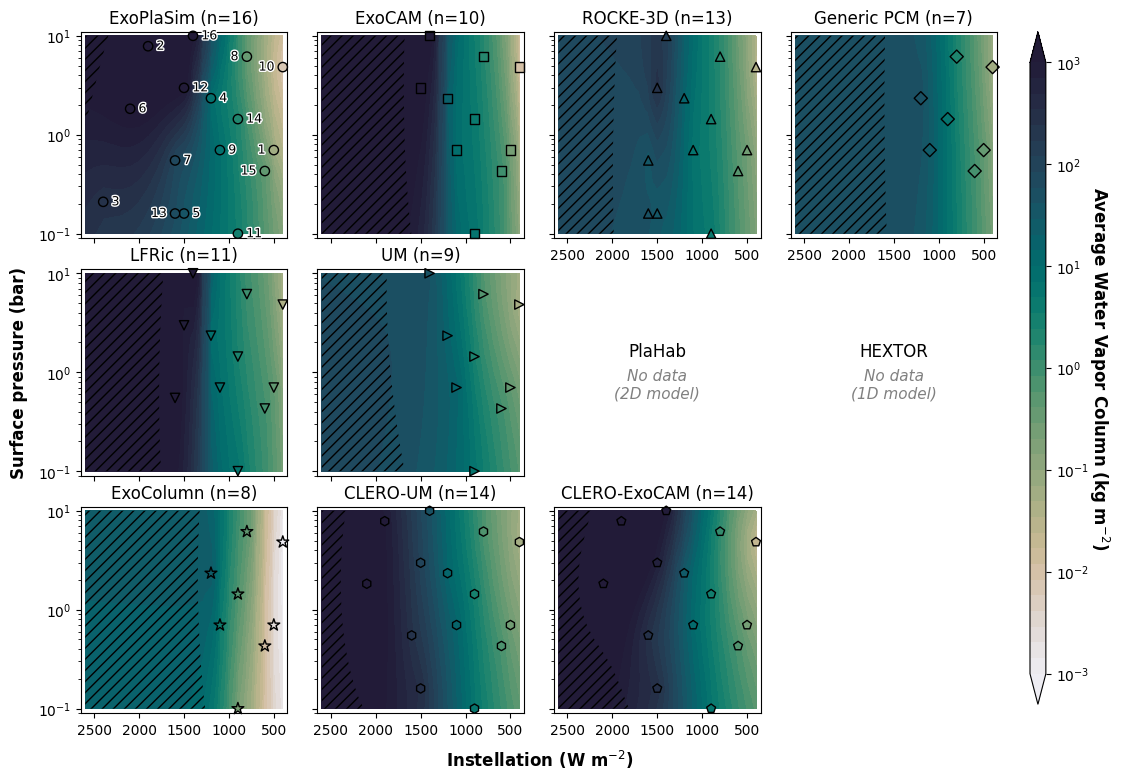

Write the Python code that produced this figure.
import sys
import numpy as np
import matplotlib.pyplot as plt
import matplotlib.colors as mcolors
import cmocean

from matplotlib.transforms import offset_copy
from matplotlib import patheffects
from pykrige.ok import OrdinaryKriging
from scipy import ndimage
from slide_halves import save_halves
import um_clero as uc

# Axis labels in bold, and set a little clear of the tick labels
plt.rcParams[ 'axes.labelweight' ] = 'bold'
plt.rcParams[ 'axes.labelpad' ]    = 8

# ─── Variable configuration ──────────────────────────────────────────────────
cm              = cmocean.cm.rain
contourmin      = 1.e-3
contourmax      = 1.e3
cinterval       = 40
sigma_threshold = 3.5       # log-units; hatch where kriging σ exceeds this
cbar_label      = 'Average Water Vapor Column (kg m$^{-2}$)'
cbar_ticks      = [ 1e-3, 1e-2, 1e-1, 1e0, 1e1, 1e2, 1e3 ]
# ─────────────────────────────────────────────────────────────────────────────

runaway   = 1.e4    # sentinel (kg m⁻²) for runaway/unavailable cases
fluxscale = 100

flux = np.arange( 400, 2700, 100 ) / fluxscale
pn2  = np.array( [ 0.10, 0.13, 0.16, 0.21, 0.26, 0.34, 0.43, 0.55, 0.70, 0.89, 1.13, 1.44, 1.83, 2.34, 2.98, 3.79, 4.83, 6.16, 7.85, 10.0 ] )

# QMC sequence 1 + sequence 2
flux1 = np.array( [ 500, 1900, 2400, 1200, 1500, 2100, 1600, 800, 1100, 400, 900, 1500, 1600, 900, 600, 1400 ] ) / fluxscale
pres1 = np.array( [ 0.70, 7.85, 0.21, 2.34, 0.16, 1.83, 0.55, 6.16, 0.70, 4.83, 0.10, 2.98, 0.16, 1.44, 0.43, 10.0 ] )

# Average Water Vapor Column (kg m⁻²)
# Generic PCM values are the Qmass column reported in samosa_gcm_output_case-N_OHT_off.dat,
# which confirms kg/m^2 as the common unit here.
plasim  = np.array( [ 0.059, 5113.363, 271.733, 7.509, 37.305, 1452.570, 76.876, 0.351, 7.048, 0.007, 3.042, 1258.514, 59.214, 1.955, 0.416, 1111.793 ] )
exocam  = np.array( [ 0.2335, runaway, runaway, 19.2138, runaway, runaway, runaway, 1.7490, 7.9707, 0.0102, 5.8914, 1430.7613, runaway, 4.2041, 0.9534, 1295.6428 ] )
rocke3d = np.array( [ 0.25980374, runaway, runaway, 14.9693165, 31.839989, runaway, 32.45563, 1.5794185, 5.687923, 0.031635746, 4.2059116, 271.75916, 46.070984, 2.964403, 0.52949935, 132.49808 ] )
# PlaHab: no water vapor data (2D model)
pcm       = np.array( [ 0.37484651163423993, 47.86514350558743, 2.1906175203429563, 25.650192288432617, 0.06080825624148188, 5.93210602524276, 0.8447688576786204 ] )
pcm_flux1 = np.array( [ 500, 1200, 800, 1100, 400, 900, 600 ] ) / fluxscale
pcm_pres1 = np.array( [ 0.70, 2.34, 6.16, 0.70, 4.83, 1.44, 0.43 ] )

lfric       = np.array( [ 0.41, 8.18, 1735.22, 1.01, 7.37, 0.04, 5.46, 829.15, 2.34, 0.86, 1863.11 ] )
lfric_flux1 = np.array( [ 500, 1200, 1600, 800, 1100, 400, 900, 1500, 900, 600, 1400 ] ) / fluxscale
lfric_pres1 = np.array( [ 0.70, 2.34, 0.55, 6.16, 0.70, 4.83, 0.10, 2.98, 1.44, 0.43, 10.00 ] )

# ExoColumn, cases 1, 4, 8, 9, 10, 11, 14, 15 (kg m^-2). It carries a vertical
# coordinate and prognostic water vapour, so unlike HEXTOR it reports a column.
exocolumn       = np.array( [ 0.00248419, 23.5491, 0.418244, 3.59523, 0.00097159, 0.199347, 0.591193, 0.0102235 ] )
exocolumn_flux1 = np.array( [ 500, 1200, 800, 1100, 400, 900, 900, 600 ] ) / fluxscale
exocolumn_pres1 = np.array( [ 0.70, 2.34, 6.16, 0.70, 4.83, 0.10, 1.44, 0.43 ] )

exocam_mask  = exocam  != runaway
rocke3d_mask = rocke3d != runaway

exocam_flux1  = flux1[ exocam_mask ];  exocam_pres1  = pres1[ exocam_mask ];  exocam_stable  = exocam[ exocam_mask ]
rocke3d_flux1 = flux1[ rocke3d_mask ]; rocke3d_pres1 = pres1[ rocke3d_mask ]; rocke3d_stable = rocke3d[ rocke3d_mask ]

# Each model's stable samples as ( instellation, pressure, water vapor column ),
# in panel order: by model class, ending with the two one-dimensional models.
# A model that reports no water vapor column is a string, drawn as a labelled
# empty panel.
MODELS = {
    'ExoPlaSim':   ( flux1,           pres1,           plasim         ),
    'ExoCAM':      ( exocam_flux1,    exocam_pres1,    exocam_stable  ),
    'ROCKE-3D':    ( rocke3d_flux1,   rocke3d_pres1,   rocke3d_stable ),
    'Generic PCM': ( pcm_flux1,       pcm_pres1,       pcm            ),
    'LFRic':       ( lfric_flux1,     lfric_pres1,     lfric          ),
    'UM':          ( uc.um_flux/fluxscale, uc.um_pres, uc.um_wv ),
    'PlaHab':      'No data\n(2D model)',
    'HEXTOR':      'No data\n(1D model)',
    'ExoColumn':   ( exocolumn_flux1, exocolumn_pres1, exocolumn      ),
    'CLERO-UM':     ( uc.clero_flux/fluxscale, uc.clero_pres, uc.clero_um_wv ),
    'CLERO-ExoCAM': ( uc.clero_flux/fluxscale, uc.clero_pres, uc.clero_exocam_wv ),
}

# With --common, every model is kriged from only the sample points at which all
# models with data reached a steady state, so the panels differ in the models
# and not in where each one was sampled. The set is computed rather than listed,
# so it follows the arrays above; it is Cases 1, 4, 8, 9, 10, 14 and 15, the
# same set as for surface temperature. The anisotropy ratios are left at the
# values fitted on each model's full set of cases.
#
# With --stacked, the full figure is drawn above the common-case one, each set
# under its own header and with its own colorbar, the common cases on a color
# range fitted to their samples.
COMMON  = '--common' in sys.argv
STACKED = '--stacked' in sys.argv
outname = 'fig_interpolation_watvap' + ( '_stacked' if STACKED else '_common' if COMMON else '' )

def _at( f, p, fs, ps ):
    return np.isclose( fs, f ) & np.isclose( ps, p )

def restrict_to_common( models ):
    with_data = [ m for m in models.values() if not isinstance( m, str ) ]
    common = np.array( [ all( _at( f, p, fs, ps ).any() for fs, ps, _ in with_data )
                         for f, p in zip( flux1, pres1 ) ] )
    cases  = ( np.where( common )[ 0 ] + 1 ).tolist()
    print( 'cases stable in every model with data:', cases )
    restricted = {}
    for name, model in models.items():
        if isinstance( model, str ):
            restricted[ name ] = model
            continue
        fs, ps, vals = model
        m = np.array( [ common[ _at( f, p, flux1, pres1 ) ].any() for f, p in zip( fs, ps ) ] )
        restricted[ name ] = ( fs[ m ], ps[ m ], vals[ m ] )
    return restricted, cases

# A view is the grid a set of panels is kriged on, its axis limits, its color
# range, and whether it is hatched where the kriging σ is large. The full view
# covers the whole parameter space. The zoomed view, used for the common cases,
# is unhatched and spans only the instellation and pressure its samples cover,
# padded by 50 W/m2 and 10% as the full axes are, since beyond that the kriging
# merely carries the edge values outward. It is kriged on a finer grid so the
# contours stay smooth; the normalization below still uses the full grid, which
# the anisotropy ratios were fitted on.
def full_view():
    return dict( flux_grid=flux, pres_grid=pn2, hatch=True, plain_ticks=False,
                 xlim=[ max( flux*fluxscale ) + 50, min( flux*fluxscale ) - 50 ], xticks=[ 2500, 2000, 1500, 1000, 500 ],
                 ylim=[ min( pn2 )*0.9, max( pn2 )*1.1 ],
                 cmin=contourmin, cmax=contourmax, cticks=cbar_ticks )

# A color range fitted to the samples shown, rounded out to whole decades and
# ticked every decade, for a block that has a colorbar of its own
def fitted_colors( models ):
    vals_shown = np.concatenate( [ m[ 2 ] for m in models.values() if not isinstance( m, str ) ] )
    lo = int( np.floor( np.log10( vals_shown.min() ) ) )
    hi = int( np.ceil( np.log10( vals_shown.max() ) ) )
    return dict( cmin=10.0**lo, cmax=10.0**hi, cticks=[ 10.0**k for k in range( lo, hi + 1 ) ] )

def zoomed_view( models ):
    with_data = [ m for m in models.values() if not isinstance( m, str ) ]
    fs_shown  = np.concatenate( [ fs for fs, _, _ in with_data ] )
    ps_shown  = np.concatenate( [ ps for _, ps, _ in with_data ] )
    flux_grid = np.linspace( fs_shown.min() - 0.5, fs_shown.max() + 0.5, 41 )
    pres_grid = np.geomspace( ps_shown.min()*0.9, ps_shown.max()*1.1, 41 )
    return dict( flux_grid=flux_grid, pres_grid=pres_grid, hatch=False, plain_ticks=True,
                 xlim=[ max( flux_grid*fluxscale ), min( flux_grid*fluxscale ) ], xticks=[ 1100, 900, 700, 500 ],
                 ylim=[ min( pres_grid ), max( pres_grid ) ],
                 cmin=contourmin, cmax=contourmax, cticks=cbar_ticks )

# Each block is ( header, models, view ), drawn as rows of four panels. Stacked,
# each block has its own colorbar and the common cases get a fitted color
# range. Since 3x4 blocks (2026-10-09) the paper prints the two blocks as
# separate figures, so --common alone takes the fitted range as well.
if STACKED or COMMON:
    common_models, _ = restrict_to_common( MODELS )
    common_block = ( 'Common Cases',
                     common_models, zoomed_view( common_models ) )
    common_block[ 2 ].update( fitted_colors( common_models ) )
if STACKED:
    blocks = [ ( 'All Cases', MODELS, full_view() ), common_block ]
elif COMMON:
    blocks = [ common_block ]
else:
    blocks = [ ( None, MODELS, full_view() ) ]

# Kriging anisotropy, fitted per model by leave-one-out cross-validation in
# fit_anisotropy.py. pykrige scales the second coordinate, which here is
# normalized instellation, so a value of s means one unit of normalized
# instellation counts s times a unit of normalized log-pressure. Isotropic
# kriging (s = 1) asserts the two axes are equally informative, which is false
# for water vapor: rerun fit_anisotropy.py after any resubmission.
ANISO = {
    'ExoCAM':       10,
    'ROCKE-3D':     7,
    'ExoPlaSim':    3,
    'Generic PCM':  10,
    'LFRic':        10,
    'ExoColumn':    10,
    'UM':           4,
    'CLERO-UM':     4,
    'CLERO-ExoCAM': 2,
}

# Normalize both axes to [0, 1] for kriging so distance metric is balanced
log_pn2  = np.log( pn2 )
lpn2_min, lpn2_max = log_pn2.min(), log_pn2.max()
flux_min, flux_max = flux.min(), flux.max()

def norm_pres( p ):
    return ( np.log( p ) - lpn2_min ) / ( lpn2_max - lpn2_min )

def norm_flux( f ):
    return ( f - flux_min ) / ( flux_max - flux_min )

# The column spans more than six orders of magnitude, so it is kriged in log
# space and transformed back for plotting
def krige( name, fs, ps, vals, view ):
    OK = OrdinaryKriging(
        norm_pres( ps ),
        norm_flux( fs ),
        np.log( vals ),
        anisotropy_scaling=ANISO[ name ],
        variogram_model="linear",
        verbose=False,
        enable_plotting=False,
        exact_values=True,
    )
    return OK.execute( "grid", norm_pres( view[ 'pres_grid' ] ), norm_flux( view[ 'flux_grid' ] ) )

marker_edge = 'k'

# Each model's sample points take its marker from Figure 2 (fig_energy_balance.py),
# filled here by the simulated value rather than the model's color. The star is
# drawn larger so that it reads at the same weight as the other shapes, and no
# marker is clipped at the panel edge, where a cut shape would be hard to name.
MARKER = { 'ExoPlaSim': 'o', 'ExoCAM': 's', 'ROCKE-3D': '^', 'Generic PCM': 'D',
           'LFRic': 'v', 'PlaHab': 'P', 'HEXTOR': 'X', 'ExoColumn': '*',
           **{ name: st[ 'marker' ] for name, st in uc.STYLE.items() } }
MARKER_SIZE = { '*': 80 }

# Of the regions where σ exceeds the threshold, hatch only those reaching the
# highest instellation on the grid, as the temperature figure does. Every region
# presently reaches it, so nothing is dropped here; the rule is carried for the
# slivers that appear along the other panel edges, just past the outermost
# samples, once a resubmission steepens a variogram. The regions are 8-connected,
# so a dropped one never shares a grid cell with a kept one and zeroing it leaves
# the kept boundaries where they were.
def warm_edge_sigma( sigma ):
    regions, _ = ndimage.label( sigma > sigma_threshold, structure=np.ones( ( 3, 3 ) ) )
    dropped    = np.setdiff1d( regions, np.append( regions[ -1, : ], 0 ) )
    return np.where( np.isin( regions, dropped ), 0.0, sigma )

# ExoPlaSim is stable at all sixteen cases, so its panels carry the case numbers.
# Labels sit to the right of each marker, except where that would crowd a
# neighbor or run off the panel.
labeled_model = 'ExoPlaSim'
label_left    = { 1, 8, 10, 13, 15 }

def label_cases( ax, fs, ps ):
    for f, p in zip( fs, ps ):
        case = np.where( _at( f, p, flux1, pres1 ) )[ 0 ][ 0 ] + 1
        left = case in label_left
        ax.annotate( str( case ), ( f*fluxscale, p ), xytext=( -6 if left else 6, 0 ), textcoords='offset points',
                     ha='right' if left else 'left', va='center', fontsize=9,
                     path_effects=[ patheffects.withStroke( linewidth=2, foreground='w' ) ] )

def setup_panel( ax, title, view ):
    ax.set_title( title, fontsize=12 )
    ax.tick_params( axis='both', labelsize=10 )
    ax.set_yscale( 'log' )
    ax.set_xlim( view[ 'xlim' ] )
    ax.set_xticks( view[ 'xticks' ] )
    ax.set_ylim( view[ 'ylim' ] )
    ax.set_box_aspect( 1 )
    ax.apply_aspect()
    if view[ 'plain_ticks' ]:
        # Under a decade of pressure holds only one power of ten, so label plain values
        ax.set_yticks( [ 0.5, 1, 2, 5 ], labels=[ '0.5', '1', '2', '5' ] )
        ax.yaxis.set_minor_formatter( plt.NullFormatter() )

# The model name goes inside the empty slot rather than above it, where it
# would collide with the tick labels of the panel overhead
def draw_empty( ax, name, label ):
    ax.set_axis_off()
    ax.set_box_aspect( 1 )
    ax.apply_aspect()
    ax.text( 0.5, 0.56, name, ha='center', va='bottom', transform=ax.transAxes, fontsize=12 )
    ax.text( 0.5, 0.52, label, ha='center', va='top',
             transform=ax.transAxes, fontsize=11, style='italic', color='gray' )

def draw_panel( ax, name, fs, ps, vals, view ):
    z, var = krige( name, fs, ps, vals, view )
    xv, yv = np.meshgrid( view[ 'pres_grid' ], view[ 'flux_grid' ] )
    norm   = mcolors.LogNorm( vmin=view[ 'cmin' ], vmax=view[ 'cmax' ] )
    levels = np.logspace( np.log10( view[ 'cmin' ] ), np.log10( view[ 'cmax' ] ), cinterval )
    cf = ax.contourf( yv*fluxscale, xv, np.exp(z), cmap=cm, levels=levels, norm=norm, extend='both' )
    if view[ 'hatch' ]:
        ax.contourf( yv*fluxscale, xv, warm_edge_sigma( np.sqrt(var) ), levels=[sigma_threshold, 1e9], hatches=['///'], colors='none', alpha=0 )
    ax.scatter( fs*fluxscale, ps, c=vals, cmap=cm, norm=norm, marker=MARKER[ name ],
                s=MARKER_SIZE.get( MARKER[ name ], 45 ), edgecolors=marker_edge, clip_on=False )
    if name == labeled_model:
        label_cases( ax, fs, ps )
    setup_panel( ax, f'{name} (n={len(vals)})', view )
    return cf

def draw_block( axs, models, view ):
    cf = None
    for ax, ( name, model ) in zip( axs.flat, models.items() ):
        if isinstance( model, str ):
            draw_empty( ax, name, model )
        else:
            cf = draw_panel( ax, name, *model, view )
    for ax in axs.flat[ len( models ): ]:      # the unused twelfth slot
        ax.set_axis_off()
    return cf

# Every panel in a block shares one view, so the axes are labeled once per
# block: pressure to the left of it, instellation under its bottom row, and
# tick labels only along its outer edges. A panel keeps its instellation tick
# labels when the one below it is an empty "No data" slot.
def label_block( fig, axs ):
    for ( r, c ), ax in np.ndenumerate( axs ):
        if c > 0:
            ax.tick_params( labelleft=False )
        if r < axs.shape[ 0 ] - 1 and axs[ r + 1, c ].axison:
            ax.tick_params( labelbottom=False )
    top_left, bottom_right = axs[ 0, 0 ].get_position(), axs[ -1, -1 ].get_position()
    fig.text( top_left.x0, ( top_left.y1 + bottom_right.y0 )/2, 'Surface pressure (bar)',
              rotation=90, ha='right', va='center', fontsize=12, fontweight='bold',
              transform=offset_copy( fig.transFigure, fig=fig, x=-38, units='points' ) )
    fig.text( ( top_left.x0 + bottom_right.x1 )/2, bottom_right.y0, 'Instellation (W m$^{-2}$)',
              ha='center', va='top', fontsize=12, fontweight='bold',
              transform=offset_copy( fig.transFigure, fig=fig, y=-25, units='points' ) )

def add_colorbar( fig, cf, rect, view ):
    cax = fig.add_axes( rect )
    cb = fig.colorbar( cf, cax=cax, extend='both', ticks=view[ 'cticks' ] )
    cb.ax.tick_params( labelsize=10 )
    cb.ax.get_yaxis().labelpad = 16
    cb.set_label( cbar_label, rotation=270, fontsize=12 )

#--------------------------------------------------------------------
# Panels: rows of four, with the colorbar alongside rather than occupying a
# panel slot. Each block is three rows for the eleven models, the last slot empty.

nrows = -( -len( MODELS ) // 4 )
if len( blocks ) == 1:
    _, models, view = blocks[ 0 ]
    fig, axs = plt.subplots( nrows, 4, figsize=(12.2, 2.95*nrows), squeeze=False )
    cf = draw_block( axs, models, view )
    fig.subplots_adjust( wspace=0.12, hspace=0.15, right=0.88 )
    label_block( fig, axs )
    add_colorbar( fig, cf, [ 0.905, 0.12, 0.013, 0.76 ], view )
else:
    # Blocks one above another, each under a bold header and with a colorbar
    # of its own spanning its rows
    fig   = plt.figure( figsize=(12.2, 6.87*nrows) )
    outer = fig.add_gridspec( len( blocks ), 1, hspace=0.33, right=0.88 )
    above = offset_copy( fig.transFigure, fig=fig, y=23, units='points' )
    for b, ( header, models, view ) in enumerate( blocks ):
        axs = outer[ b ].subgridspec( nrows, 4, wspace=0.12, hspace=0.15 ).subplots( squeeze=False )
        cf = draw_block( axs, models, view )
        top_left, top_right = axs[ 0, 0 ].get_position(), axs[ 0, -1 ].get_position()
        fig.text( ( top_left.x0 + top_right.x1 )/2, top_left.y1, header, transform=above,
                  ha='center', va='bottom', fontsize=14, fontweight='bold' )
        label_block( fig, axs )
        bottom = axs[ -1, 0 ].get_position().y0
        add_colorbar( fig, cf, [ 0.905, bottom, 0.013, top_left.y1 - bottom ], view )

#--------------------------------------------------------------------
# Finalize

fig.savefig( f"{outname}.png", bbox_inches='tight' )
fig.savefig( f"{outname}.eps", bbox_inches='tight' )

# Each block on its own, for slides
if STACKED:
    save_halves( fig, outname.replace( '_stacked', '_slide' ) )
#plt.show()
